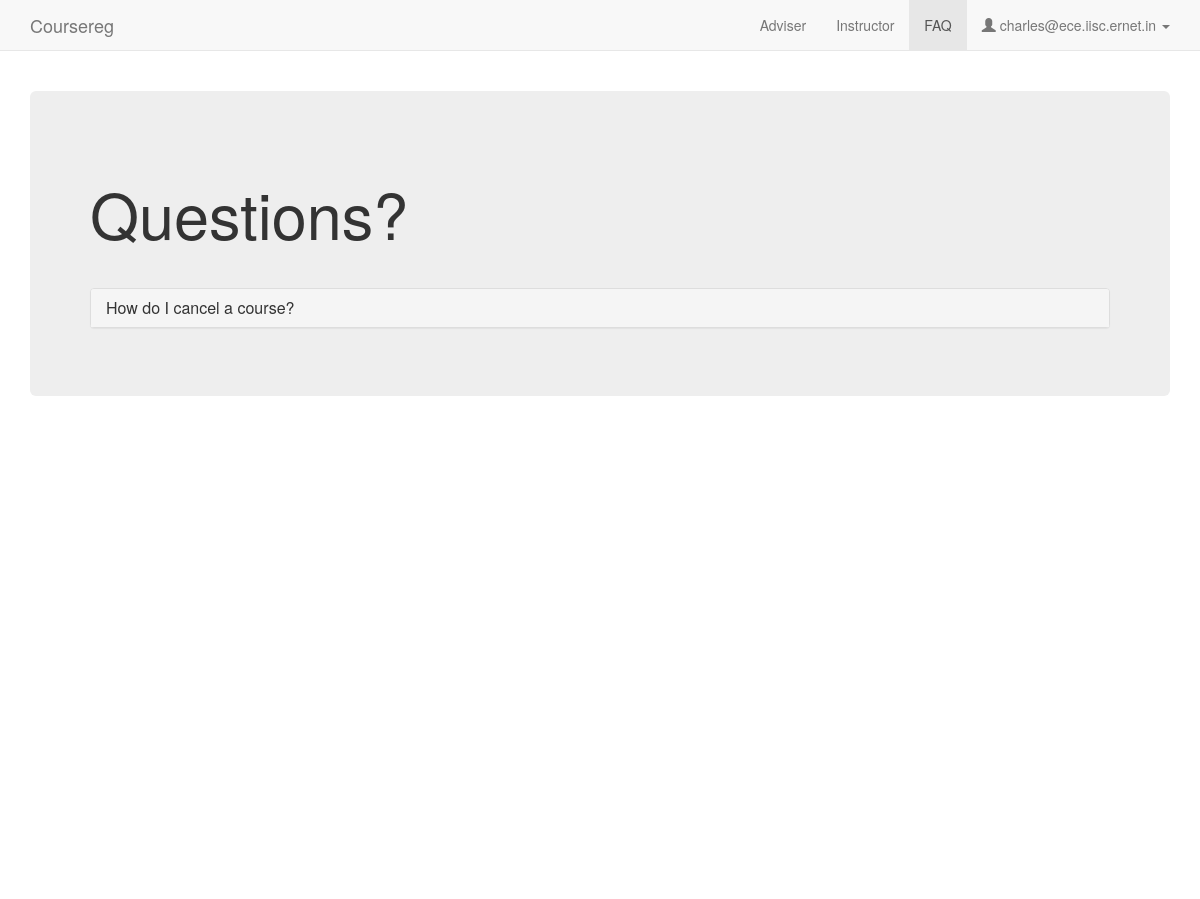
Before: /faq (signed in) with the older database file.
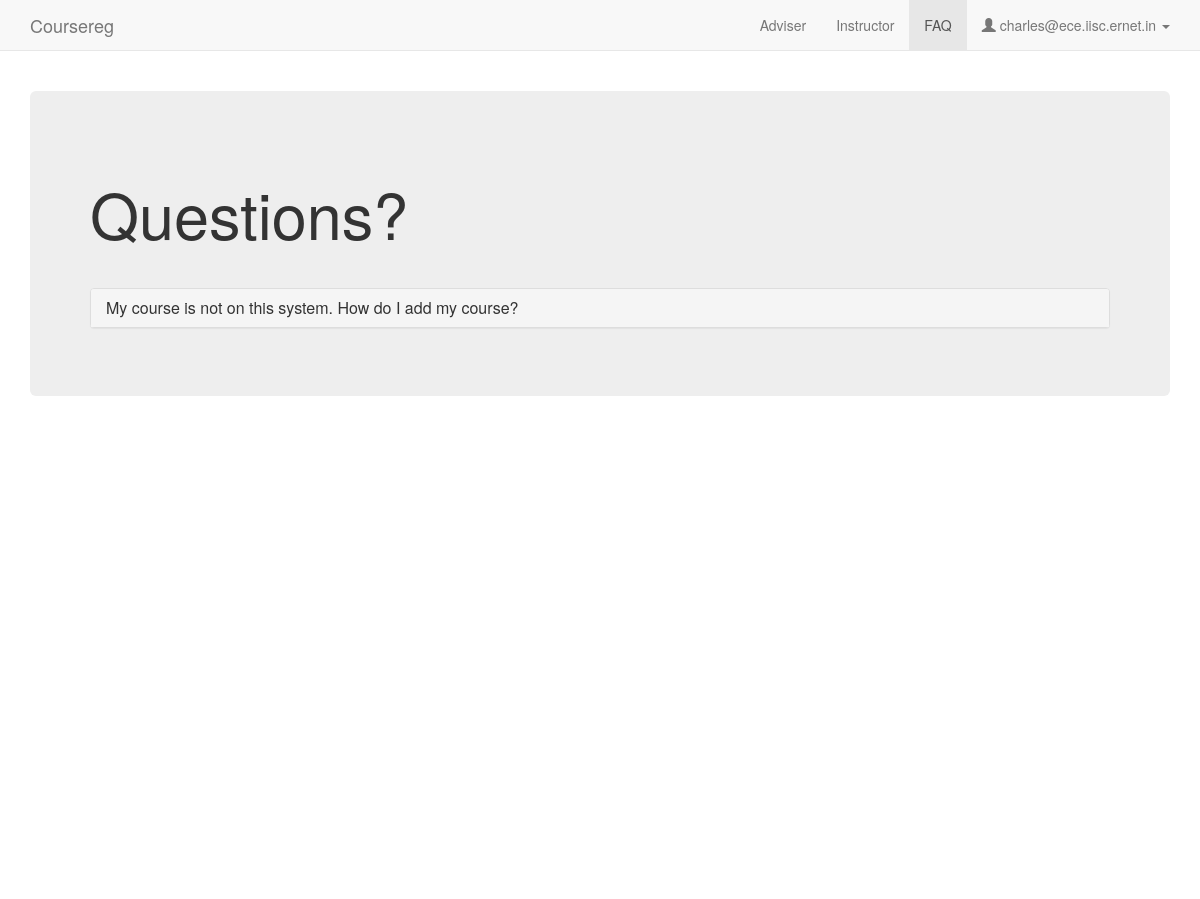
After: the same page with the newer database file.
### coursereg/models.py (models this page shows, shortened)
class User(AbstractBaseUser, PermissionsMixin):
    USER_TYPE_STUDENT = 0
    USER_TYPE_FACULTY = 1
    USER_TYPE_DCC = 2
    USER_TYPE_OTHER = 3
    USER_TYPE_CHOICES = (
        (USER_TYPE_STUDENT, "Student"),
        (USER_TYPE_FACULTY, "Faculty"),
        (USER_TYPE_DCC, "DCC"),
        (USER_TYPE_OTHER, "Other"),
    )
    email = models.EmailField(max_length=254, unique=True)
    full_name = models.CharField(max_length=250)
    user_type = models.IntegerField(default=USER_TYPE_OTHER, choices=USER_TYPE_CHOICES)
    adviser = models.ForeignKey('self', null=True, blank=True, on_delete=models.CASCADE, limit_choices_to={'user_type': USER_TYPE_FACULTY})
    degree = models.ForeignKey(Degree, on_delete=models.CASCADE, null=True, blank=True)
    department = models.ForeignKey(Department, on_delete=models.CASCADE, null=True)
    date_joined = models.DateTimeField(default=timezone.now)
    sr_no = models.CharField(max_length=200, default='-')
    telephone = models.CharField(max_length=100, default='', blank=True)
    is_dcc_review_pending = models.BooleanField(default=False)
    auto_advisee_approve = models.BooleanField(default=False)
    is_staff = models.BooleanField(default=False)
    is_active = models.BooleanField(default=True)
    objects = CustomUserManager()
    USERNAME_FIELD = 'email'
    REQUIRED_FIELDS = []

class Faq(models.Model):
    FAQ_STUDENT = 0
    FAQ_FACULTY = 1
    FAQ_DCC = 2
    FAQ_CHOICES = (
        (FAQ_STUDENT, "Student"),
        (FAQ_FACULTY, "Faculty"),
        (FAQ_DCC, "DCC")
    )
    faq_for = models.IntegerField(default=FAQ_STUDENT, choices=FAQ_CHOICES)
    question = models.TextField()
    answer = models.TextField()

### coursereg/views/common.py (the view)
# urls.py: url(r'^faq$', views.common.faq, name='faq'),
@login_required
def faq(request):
    context = {
        'nav_active': 'faq',
        'user_email': request.user.email
    }
    if request.user.user_type == models.User.USER_TYPE_STUDENT:
        context['faqs'] = models.Faq.objects.filter(faq_for=models.Faq.FAQ_STUDENT)
        context['user_type'] = 'student'
    elif request.user.user_type == models.User.USER_TYPE_FACULTY:
        context['faqs'] = models.Faq.objects.filter(faq_for=models.Faq.FAQ_FACULTY)
        context['user_type'] = 'faculty'
    elif request.user.user_type == models.User.USER_TYPE_DCC:
        context['faqs'] = models.Faq.objects.filter(faq_for=models.Faq.FAQ_DCC)
        context['user_type'] = 'dcc'
    else:
        raise Http404('User type not recognized')
    return render(request, 'coursereg/faq.html', context)

### coursereg/templates/coursereg/faq.html (shortened to what this page needs)
{% extends "coursereg/base.html" %}
{% block body %}
{% include "coursereg/nav.html" %}
<div class="container" id="maincontainer">
    <div class="row top-buffer-1">
        <div class="col-md-12">
            <div class="jumbotron">
                <div class="page-header"><h1>Questions?</h1></div>
                <div class="panel-group" id="accordion">
                    {% for faq in faqs %}
                    <div class="panel panel-default">
                        <div class="panel-heading">
                            <h4 class="panel-title">
                                <a class="accordion-toggle collapsed" data-toggle="collapse" data-parent="#accordion" href="#collapse{{ forloop.counter0 }}">
                                    {{ faq.question }}
                                </a>
                            </h4>
                        </div>
                    </div>
                    {% endfor %}
                </div>
            </div>
        </div>
    </div>
</div>
{% endblock %}

### coursereg/templates/coursereg/base.html (shortened to what this page needs)
<!DOCTYPE html>
<html lang="en">
    <head>
        {% load staticfiles %}
        <link href="{% static 'coursereg/css/bootstrap.min.css' %}" rel="stylesheet">
        <link href="{% static 'coursereg/css/coursereg.css' %}" rel="stylesheet">
    </head>
    <body>
        {% block body %}
        {% endblock %}
    </body>
</html>

### coursereg/templates/coursereg/nav.html (shortened to what this page needs)
<nav class="navbar navbar-default navbar-static-top">
    <div class="container">
        <div class="navbar-header">
            <a class="navbar-brand" href="{% url 'coursereg:index' %}">Coursereg</a>
        </div>
        <div id="navbar" class="navbar-collapse collapse">
            <ul class="nav navbar-nav navbar-right">
                {% if user_type == 'faculty' %}
                    {% if nav_active == 'adviser' %}
                    <li class="active"><a href="{% url 'coursereg:adviser' %}">Adviser</a></li>
                    {% else %}
                    <li><a href="{% url 'coursereg:adviser' %}">Adviser</a></li>
                    {% endif %}
                    {% if nav_active == 'instructor' %}
                    <li class="active"><a href="{% url 'coursereg:instructor' %}">Instructor</a></li>
                    {% else %}
                    <li><a href="{% url 'coursereg:instructor' %}">Instructor</a></li>
                    {% endif %}
                {% endif %}
                {% if nav_active == 'faq' %}
                <li class="active"><a href="{% url 'coursereg:faq' %}">FAQ</a></li>
                {% else %}
                <li><a href="{% url 'coursereg:faq' %}">FAQ</a></li>
                {% endif %}
                <li class="dropdown">
                    <a href="#" class="dropdown-toggle" data-toggle="dropdown" role="button" aria-haspopup="true" aria-expanded="false">
                        <span class="glyphicon glyphicon-user" aria-hidden="true"></span>
                        {{ user_email }}
                        <span class="caret"></span>
                    </a>
                </li>
            </ul>
        </div>
    </div>
</nav>

### coursereg/static/coursereg/css/coursereg.css (style rules this page uses)
.top-buffer-1 { margin-top: 20px; }
.row { word-break:break-all; }
#maincontainer { margin-bottom: 50px; min-height: 800px; }

Changed rows visible on the page:
removed Faq: question "How do I cancel a course?"
added Faq: question "My course is not on this system. How do I add my course?"
